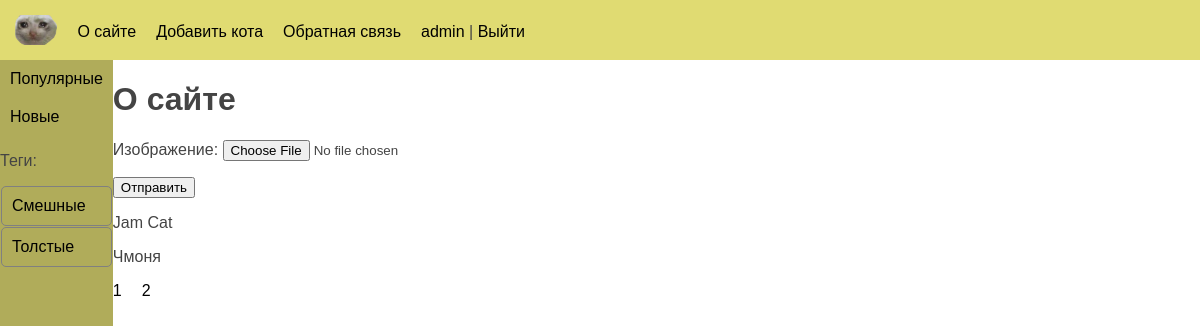
The app's page /about/ (signed in) with its own data.
### users/models.py (models this page shows)
class User(AbstractUser):
    photo = models.ImageField(upload_to="users/%Y/%m/%d/", blank=True, null=True, verbose_name="Фотография")
    date_birth = models.DateTimeField(blank=True, null=True, verbose_name="Дата рождения")

### cats/models.py (models this page shows, shortened)
class Category(models.Model):
    class Meta:
        verbose_name = 'Категория'
        verbose_name_plural = 'Категории'
    name = models.CharField(max_length=100, db_index=True, verbose_name='Категория')
    slug = models.SlugField(max_length=255, db_index=True, verbose_name='URL')
    def get_absolute_url(self):
        return reverse('category', kwargs={'category_slug': self.slug})

class TagPosts(models.Model):
    tag = models.CharField(max_length=100, db_index=True)
    slug = models.SlugField(max_length=255, unique=True, db_index=True)
    def get_absolute_url(self):
        return reverse('tag', kwargs={'tag_slug': self.slug})

class Cat(models.Model):
    class Meta:
        ordering = ['-time_create']
        indexes = [models.Index(fields=['-time_create'])]
        verbose_name = 'Коты'
        verbose_name_plural = 'Коты'
    class Status(models.IntegerChoices):
        DRAFT = 0, 'Черновик'
        PUBLISHED = 1, 'Опубликовано'
    objects = models.Manager()
    published = PublishedModel()
    title = models.CharField(max_length=255, verbose_name='Заголовок')
    slug = models.SlugField(max_length=255, unique=True, db_index=True, verbose_name='URL')
    content = models.TextField(blank=True, verbose_name='Содержимое')
    time_create = models.DateTimeField(auto_now_add=True, verbose_name='Дата создания')
    time_update = models.DateTimeField(auto_now=True, verbose_name='Дата обновления')
    is_published = models.BooleanField(choices=tuple(map(lambda x: (bool(x[0]), x[1]), Status.choices)), default=Status.DRAFT, verbose_name='Статус')
    img = models.CharField(max_length=255, blank=True, verbose_name='Адрес изображения')
    photo = models.ImageField(upload_to="photos/%Y/%m/%d/", default=None, blank=True, null=True, verbose_name='Фото')
    category = models.ForeignKey('Category', on_delete=models.PROTECT, related_name='posts', verbose_name='Категории')
    tags = models.ManyToManyField('TagPosts', blank=True, related_name='tags', verbose_name='Тэги')
    owners = models.OneToOneField('Owners', on_delete=models.SET_NULL, null=True, blank=True, related_name='pet', verbose_name='Владельцы')
    author = models.ForeignKey(get_user_model(), on_delete=models.SET_NULL, related_name='posts', null=True, default=None)
    def __str__(self):
        return self.title

### cats/views.py (the view)
# urls.py: path('about/', views.about, name='about'),
@login_required
def about(request):
    if request.method == 'POST':
        form = UploadFileForm(request.POST, request.FILES)
        if form.is_valid():
            fp = UploadFiles(file=form.cleaned_data['file'])
            fp.save()
    else:
        form = UploadFileForm()
    contact_list = Cat.published.all()
    paginator = Paginator(contact_list, 2)
    page_number = request.GET.get('page')
    page_obj = paginator.get_page(page_number)
    data = {'title': 'О сайте', 'menu': menu, 'form': form, 'page_obj': page_obj}
    return render(request, 'cats/about.html', data)

### cats/forms.py
class UploadFileForm(forms.Form):
    file = forms.ImageField(label='Изображение')

### cats/models.py (called while the page is built)
    def get_queryset(self):
        return super().get_queryset().filter(is_published=Cat.Status.PUBLISHED)

### cats/templatetags/cats_tags.py (called while the page is built)
@register.inclusion_tag('cats/list_categories.html')
def show_categories(selected_index=0):
    categories = Category.objects.all()
    return {"cats": categories, "selected_id": selected_index}

@register.inclusion_tag('cats/list_tags.html')
def show_all_tags():
    return {"tags": TagPosts.objects.all()}

### users/context_processor.py (called while the page is built)
def get_cat_context(request):
    return {'mainmenu': menu}

### cats/templates/cats/about.html (shortened to what this page needs)
{% extends 'base.html' %}
{% block content %}
    <h1> {{title}} </h1>
    <form action="" method="post" enctype="multipart/form-data">
        {{ form.as_p }}
        <p><button type="submit">Отправить</button></p>
    </form>
{% for contact in page_obj %}
    <p>{{contact}}</p>
{% endfor %}
<nav>
    <ul>
        {% for p in page_obj.paginator.page_range %}
            <li><a href="?page={{p}}">{{p}}</a></li>
        {% endfor %}
    </ul>
</nav>
{% endblock %}

### templates/base.html (shortened to what this page needs)
<!DOCTYPE html>
{% load static %}
{% load cats_tags %}
<html lang="en">
<head>
    <link type="text/css" href="{% static 'cats/css/base.css'%}" rel="stylesheet">
    <link type="text/css" href="{% static 'cats/css/includes.css'%}" rel="stylesheet">
</head>
<body>
    <div class="full-height">
        <div class="header-style">
            <nav>
                <ul>
                    <li>
                       <a href="/"><img src="{% static 'cats/images/catlogo.png' %}" alt="FunnyCats" height="30px"></a>
                    </li>
                    {% for el in mainmenu %}
                        <li><a href="{% url el.url_name %}">{{ el.title }}</a></li>
                    {% endfor %}
                    {% if user.is_authenticated %}
                        <li><a href="{% url 'users:profile' %}">{{user.username}}</a> | <a href="{% url 'users:logout' %}">Выйти</a></li>
                    {% else %}
                        <li><a href="{% url 'users:login' %}">Войти</a> | <a href="{% url 'users:register' %}">Регистрация</a></li>
                    {% endif %}
                </ul>
            </nav>
        </div>
        <div class="full-height full-width">
            <div class="container-inline full-height">
                <div class="full-height">
                    <nav class="side-navigation">
                        {% show_categories selected_id %}
                        {% show_all_tags %}
                    </nav>
                </div>
                <div class="full-width">
                {% block content %}
                {% endblock %}
                </div>
            </div>
        </div>
    </div>
</body>
</html>

### cats/templates/cats/list_categories.html
{% for cat in cats %}
  {% if cat.id == selected_id %}<div class="selected">{%else%}<div>{%endif%}
  <a href="{{ cat.get_absolute_url }}">{{cat.name}}</a></div>
{% endfor %}

### cats/templates/cats/list_tags.html
{% if tags %}
  <p>Теги:</p>
  {% for t in tags %}
      <div class="tag-element"><a href="{{ t.get_absolute_url }}">{{t.tag}}</a></div>
  {% endfor %}
{% endif %}

### cats/static/cats/css/base.css (style rules this page uses)
html, body { font-family: 'Arial'; margin: 0; padding: 0; height: 100%; width: 100%; color: #444; }
a { color: #0059b2; text-decoration: none; }
nav ul { display: flex; list-style: none; margin: 0; padding: 0; align-items: center; }
nav li { margin-right: 20px; }
nav a { color: #000; text-decoration: none; }
.header-style { max-height: 30px; background-color: #e0db72; padding: 15px; }
.container-inline { display: flex; flex-direction: row; justify-content: flex-start; }
.full-height { height:100%; }
.full-width { width:100%; }
.tag-element { margin: 1px; border: 1px solid grey; border-radius: 5px; }

### cats/static/cats/css/includes.css (style rules this page uses)
.side-navigation { background-color: #b0ac5a; height:100%; }
.side-navigation div { padding: 10px; }

### records on screen
User: username "admin"
Category: name "Популярные"
Category: name "Новые"
TagPosts: tag "Смешные"
TagPosts: tag "Толстые"
Cat: title "Jam Cat"
Cat: title "Чмоня"

### other values on screen
{{ el.title }} "О сайте" "Добавить кота" "Обратная связь"
{{ title }} "О сайте"
{{ p }} "1" "2"
